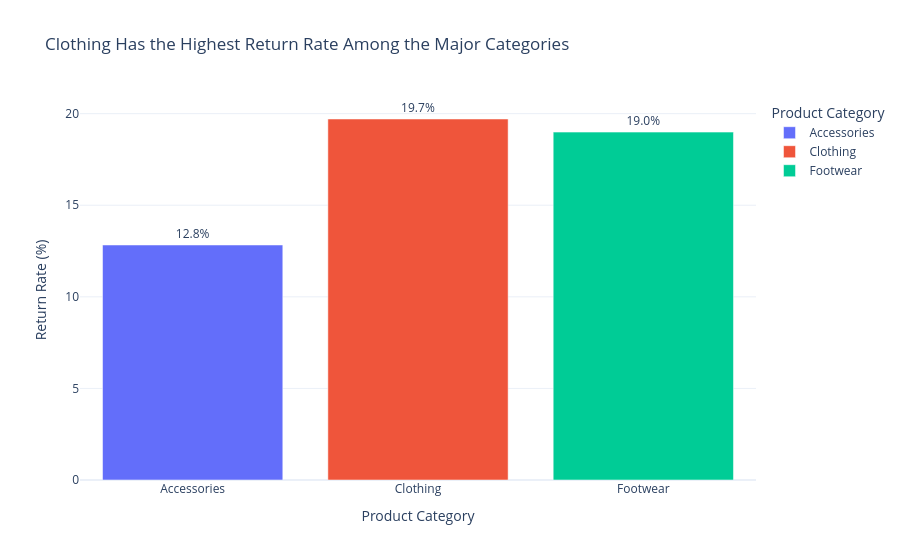

The notebook cell this image was saved under:
### Code cell
total_category = customers_shopping.groupby("Category").size()

returned_category = customers_shopping[customers_shopping["Return Status"] == "Returned"].groupby("Category").size()

category_returns = (returned_category / total_category) * 100

category_returns = category_returns.reset_index()

category_returns.columns = ["Category", "Returned"]

fig_category_returns = px.bar(
    category_returns,
    x="Category",
    y="Returned",
    color="Category",
    text="Returned",
    hover_name="Category",
    labels={
        "Returned": "Return Rate (%)",
        "Category": "Product Category",
    },
    title="Clothing Has the Highest Return Rate Among the Major Categories",
    template = "plotly_white"
)

fig_category_returns.update_traces(
    texttemplate="%{text:.1f}%",
    textposition="outside",
    
)

fig_category_returns.show()

### Figure 1 — Plotly figure (JSON) as saved in the notebook; plotly's stock layout.template omitted (floating-point values rounded to 4 significant figures)
{"data": [{"hovertemplate": "<b>%{hovertext}</b><br><br>Product Category=%{x}<br>Return Rate (%)=%{text}<extra></extra>", "hovertext": ["Accessories"], "legendgroup": "Accessories", "marker": {"color": "#636efa", "pattern": {"shape": ""}}, "name": "Accessories", "orientation": "v", "showlegend": true, "text": [12.83], "textposition": "outside", "texttemplate": "%{text:.1f}%", "type": "bar", "x": ["Accessories"], "xaxis": "x", "y": [12.83], "yaxis": "y"}, {"hovertemplate": "<b>%{hovertext}</b><br><br>Product Category=%{x}<br>Return Rate (%)=%{text}<extra></extra>", "hovertext": ["Clothing"], "legendgroup": "Clothing", "marker": {"color": "#EF553B", "pattern": {"shape": ""}}, "name": "Clothing", "orientation": "v", "showlegend": true, "text": [19.71], "textposition": "outside", "texttemplate": "%{text:.1f}%", "type": "bar", "x": ["Clothing"], "xaxis": "x", "y": [19.71], "yaxis": "y"}, {"hovertemplate": "<b>%{hovertext}</b><br><br>Product Category=%{x}<br>Return Rate (%)=%{text}<extra></extra>", "hovertext": ["Footwear"], "legendgroup": "Footwear", "marker": {"color": "#00cc96", "pattern": {"shape": ""}}, "name": "Footwear", "orientation": "v", "showlegend": true, "text": [18.99], "textposition": "outside", "texttemplate": "%{text:.1f}%", "type": "bar", "x": ["Footwear"], "xaxis": "x", "y": [18.99], "yaxis": "y"}], "layout": {"barmode": "relative", "legend": {"title": {"text": "Product Category"}, "tracegroupgap": 0}, "title": {"text": "Clothing Has the Highest Return Rate Among the Major Categories"}, "xaxis": {"anchor": "y", "categoryarray": ["Accessories", "Clothing", "Footwear"], "categoryorder": "array", "domain": [0, 1], "title": {"text": "Product Category"}}, "yaxis": {"anchor": "x", "domain": [0, 1], "title": {"text": "Return Rate (%)"}}}}
